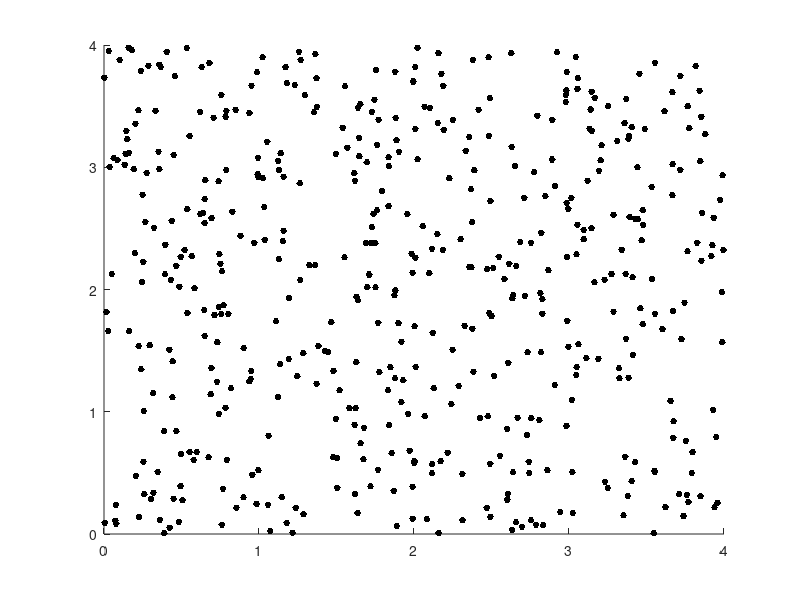

The MATLAB script that drew this image: (Note: this script raises an error after producing the figure.)

clear all
close all
clc
%%%%%%%%%%%%%%%%%%%%%%%%%%%%%%%%%%%%%%%%%%%%%%%%%%%%%
% Define Parameters and initialize Variables
%%%%%%%%%%%%%%%%%%%%%%%%%%%%%%%%%%%%%%%%%%%%%%%%%%%%%
%set(0,'DefaultFigureWindowStyle','docked')
x = [0, 0, 0];
r_new = x;
x_N = 1;
x_R = 0.001;
T = 850;
N = 500;
V = 10;
x_P = zeros(N, 5);
dist = 0;
%A1_map_condentration();
figure(1)
%%%%%%%%%%%%%%%%%%%%%%%%%%%%%%%%%%%%%%%%%%%%%%%%%%%%%
%Print the graph of the plume. This will take 2 mins. Start the drone after
%this is done.
%%%%%%%%%%%%%%%%%%%%%%%%%%%%%%%%%%%%%%%%%%%%%%%%%%%%%
%A1_map_condentration();
hold on
hold on
%%%%%%%%%%%%%%%%%%%%%%%%%%%%%%%%%%%%%%%%%%%%%%%%%%%%%
% Initialize particles
%%%%%%%%%%%%%%%%%%%%%%%%%%%%%%%%%%%%%%%%%%%%%%%%%%%%%
for i = 1:N-1
    x_P(i, :) = [4*rand(1,1), 4*rand(1,1),4*rand(1,1), 0, 0];
    plot3(x_P(i,1),x_P(i,2),x_P(i,3),'.k','markersize',15)
    hold on
end
% x_P(i+1, :) = [0,3,3, 1];
%     plot3(x_P(i+1,1),x_P(i+1,2),x_P(i+1,3),'.k','markersize',35,'color',[0 0 1])
%     hold on
%points = [0 0 0 gaussian_field(0,0,0)]
%%%%%%%%%%%%%%%%%%%%%%%%%%%%%%%%%%%%%%%%%%%%%%%%%%%%%
%
%%%%%%%%%%%%%%%%%%%%%%%%%%%%%%%%%%%%%%%%%%%%%%%%%%%%%
numNodes = 500;
q_start.coord = [0,0,0];
flag_i=true;
q_start.cost = 0;
q_start.parent = 0;
q_new.coord = [0.1 0.1 0.1];
q_new.cost = 0;
q_new.parent = 0;
q_rand.coord = [1 1 1];
q_rand.cost = 0;
q_rand.parent = 0;
readings = table();


t= title('Trajectory of the drone and the waypoints checked');
t.FontSize =16;
q_new = q_start;
q_rand = q_new;
flag=false;
xlabel('X'); 
ylabel('Y') ;
zlabel('Z');
change_q_next = false;
change_more = true;
for t = 1:T
    q_randX.coord = [0.5+q_new.coord(1) q_new.coord(2) q_new.coord(3)];
    plot3(q_randX.coord(1), q_randX.coord(2), q_randX.coord(3), 'x', 'Color',  [0 0.4470 0.7410])
    hold on
    x = q_randX.coord(1);
    y = q_randX.coord(2);     
    z = q_randX.coord(3);
    q_randX.cost = A1_gaussian_field(x, y, z);
    
    q_randY.coord = [q_new.coord(1) 0.5+q_new.coord(2) q_new.coord(3)];
    plot3(q_randY.coord(1), q_randY.coord(2), q_randY.coord(3), 'x', 'Color',  [0 0.4470 0.7410])
    x = q_randY.coord(1);
    y = q_randY.coord(2);     
    z = q_randY.coord(3);
    q_randY.cost = A1_gaussian_field(x, y, z);   

    q_randZ.coord = [q_new.coord(1) q_new.coord(2) 0.5+q_new.coord(3)];
    plot3(q_randZ.coord(1), q_randZ.coord(2), q_randZ.coord(3), 'x', 'Color',  [0 0.4470 0.7410])
    x = q_randZ.coord(1);
    y = q_randZ.coord(2);     
    z = q_randZ.coord(3);
    q_randZ.cost = A1_gaussian_field(x, y, z);   
    %%%%%%%%%%%%%%%%%%%%%%%%%%%%%%%%%%%%%%%%%%%%%%%%%%%%%
    %
    %%%%%%%%%%%%%%%%%%%%%%%%%%%%%%%%%%%%%%%%%%%%%%%%%%%%%
    xfactor = q_randX.cost-q_new.cost ;
    yfactor = q_randY.cost-q_new.cost ;
    zfactor = q_randZ.cost-q_new.cost ;
    sumfactor = abs(xfactor+yfactor+zfactor);
    if (xfactor ==0)&&(yfactor==0)&&(zfactor==0)
       q_near.coord = [q_new.coord(1)+0.1 q_new.coord(2)+0.1 q_new.coord(3)+0.1]
    else
        q_near.coord = [q_new.coord(1)+0.1*(xfactor/sumfactor) q_new.coord(2)+0.1*(yfactor/sumfactor) q_new.coord(3)+0.1*(zfactor/sumfactor)]
    end           
    
    q_near.cost = A1_gaussian_field(q_near.coord(1), q_near.coord(2), q_near.coord(3)); 
    %move(droneObj,[-1*(xfactor/sumfactor), -1*(yfactor/sumfactor), -1*(zfactor/sumfactor)],'WaitUntilDone',false);
    line([q_near.coord(1), q_new.coord(1)], [q_near.coord(2), q_new.coord(2)], [q_near.coord(3), q_new.coord(3)], 'Color', 'k', 'LineWidth', 2);
    dist = dist + norm(q_near.coord-q_new.coord);
    cellreadings = {q_near.coord(1),q_near.coord(2),q_near.coord(3),q_near.cost};
    readings =[readings;cellreadings];
    %%%%%%%%%%%%%%%%%%%%%%%%%%%%%%%%%%%%%%%%%%%%%%%%%%%%%
    %
    %%%%%%%%%%%%%%%%%%%%%%%%%%%%%%%%%%%%%%%%%%%%%%%%%%%%%
    
    remove = [];
    z_update=[];
    add=[];
    r_new = q_near.coord;
   
    %%%%%%%%%%%%%%%%%%%%%%%%%%%%%%%%%%%%%%%%%%%%%%%%%%%%%
    %
    %%%%%%%%%%%%%%%%%%%%%%%%%%%%%%%%%%%%%%%%%%%%%%%%%%%%%
    p=[];
    if (q_near.cost ~=0 && change_more )
         for j = 1:1:size(x_P,1)
              plot3(x_P(j,1),x_P(j,2),x_P(j,3),'.k','markersize',15,'color',[0 1 1])
              z_update(j) = A1_gaussian_field_guess(x_P(j,1),x_P(j,2),x_P(j,3),r_new(1),r_new(2),r_new(3))
              if (z_update(j) ~= 0)
                q_near_adjusted = q_near.cost;
                z_update_adjusted =z_update(j);
                if q_near.cost < 0.00000001 q_near_adjusted  = 0.00000001; end
                if (z_update(j) < 0.00000001) z_update_adjusted  = 0.00000001; end
                diff = abs(q_near_adjusted/z_update_adjusted)
                 else 
                diff = 0
              end    
              %%%%%%%%%%%%%%%%%%%%%%%%%%%%%%%%%%%%%%%%%%%%%%%%%%%%%
              %
              %%%%%%%%%%%%%%%%%%%%%%%%%%%%%%%%%%%%%%%%%%%%%%%%%%%%%
              x_P(j,4) = diff;
              if ((x_P(j,4) > 1.5) ||(x_P(j,4) < 0.3 ))
                 remove = [remove; j];
                 plot3(x_P(j,1),x_P(j,2),x_P(j,3),'.k','markersize',15,'color',[1 1 1])
              else
                  x_P(j,5) = x_P(j,5) + 1;
              end
              
             
         end
         p = []
         if (length(remove) ~= 0)
             for k = 1:1:size(x_P,1)
                 if(ismember(remove, k) == false)
                    %x_P(k,4) = 0; 
                    p = [p;x_P(k,:)];
                end
             end
            x_P = p;
            change_q_next = true;
         else
             if (flag_i == true) save_i = t; flag_i=false; end
        end
         
        p=[]; 
        % columnSums = sum(x_P,1);
        % for i = 1:size(x_P,1)
        %     x_P(i,4) = x_P(i,4)./columnSums(4);
        % end
        x_P=sortrows(x_P,5);
        save_i =0;
        
        if (change_q_next && change_more)
           mn = mean(x_P, 1);
           q_new.coord(1) = mn(1,1);
           q_new.coord(2) = mn(1,2);
           q_new.coord(3) = mn(1,3);
           line([q_near.coord(1), q_new.coord(1)], [q_near.coord(2), q_new.coord(2)], [q_near.coord(3), q_new.coord(3)], 'Color', 'k', 'LineWidth', 2); 
           dist = dist + norm(q_near.coord-q_new.coord);
           change_more = false;
           change_q_next = false;
        end
        %%%%%%%%%%%%%%%%%%%%%%%%%%%%%%%%%%%%%%%%%%%%%%%%%%%%
        % Generate 10 particles for each of the 10 top choices
        %%%%%%%%%%%%%%%%%%%%%%%%%%%%%%%%%%%%%%%%%%%%%%%%%%%%%
        if (size(x_P,1) < 200)
            if (flag_i == true) save_i = t; flag_i=false; 
            end
            p=x_P;
            if (size(x_P,1) <10) 
                x_P_index = size(x_P,1);
                f_index = 10;
            else
                x_P_index = floor(size(x_P,1)/2);
                f_index = 2;
            end    
            for (d=1:x_P_index)
                for (f =1:f_index)
                    x_cord =abs(x_P(d,1)+0.25*randn);
                    y_cord = abs(x_P(d,2)+0.25*randn);
                    z_cord = abs(x_P(d,3)+0.25*randn);
                    p = [p;[x_cord,y_cord,z_cord,0,0]];
                    plot3(x_cord,y_cord,z_cord,'.k','markersize',15,'color',[1 0 0])
                end
            end
            x_P =p; 
        end    
    end
    %%%%%%%%%%%%%%%%%%%%%%%%%%%%%%%%%%%%%%%%%%%%%%%%%%%%%
    %
    %%%%%%%%%%%%%%%%%%%%%%%%%%%%%%%%%%%%%%%%%%%%%%%%%%%%%
   if (~change_q_next && ~change_more)
       mn = mean(x_P, 1);
       change_q_next = true;
       %change_more=true;
       % q_new.coord(1) = mn(1);
       % q_new.coord(2) = mn(2);
       % q_new.coord(3) = mn(3);
       % line([q_near.coord(1), q_new.coord(1)], [q_near.coord(2), q_new.coord(2)], [q_near.coord(3), q_new.coord(3)], 'Color', 'k', 'LineWidth', 2); 
       change_more = false;

   else   
        if (q_near.cost >=   q_new.cost)
            q_new = q_near;
        else
            if (q_near.cost ==0)
                q_new = q_near;
            else    
                %found the min
                break;
            end
        end
   end
   drawnow
   hold on
    
end

    plot3(q_new.coord(1), q_new.coord(2), q_new.coord(3), 'X', 'Color', [0, 1, 0])  
    plot3(q_new.coord(1), q_new.coord(2), q_new.coord(3), 'O', 'Color', [1, 0, 0])  
    text1 = ['Computed Number of steps to destination ',num2str(t)];
    text2 = ['Final Coordinate: ' ,'X=',num2str(q_new.coord(1)), ' Y=',num2str(q_new.coord(2)), ' Z=', num2str(q_new.coord(3))];
    text3 = ['AQI max detected: ' num2str(q_new.cost)];
    text4 = ['Start Coordinate: ' ,'X=',num2str(q_start.coord(1)), ' Y=',num2str(q_start.coord(2)), ' Z=', num2str(q_start.coord(3))];
    %text5 = ['AQI of the green cloud: ' mean(z_update)];
    subtitle({text1,text2,text3,text4});
    
    dist
